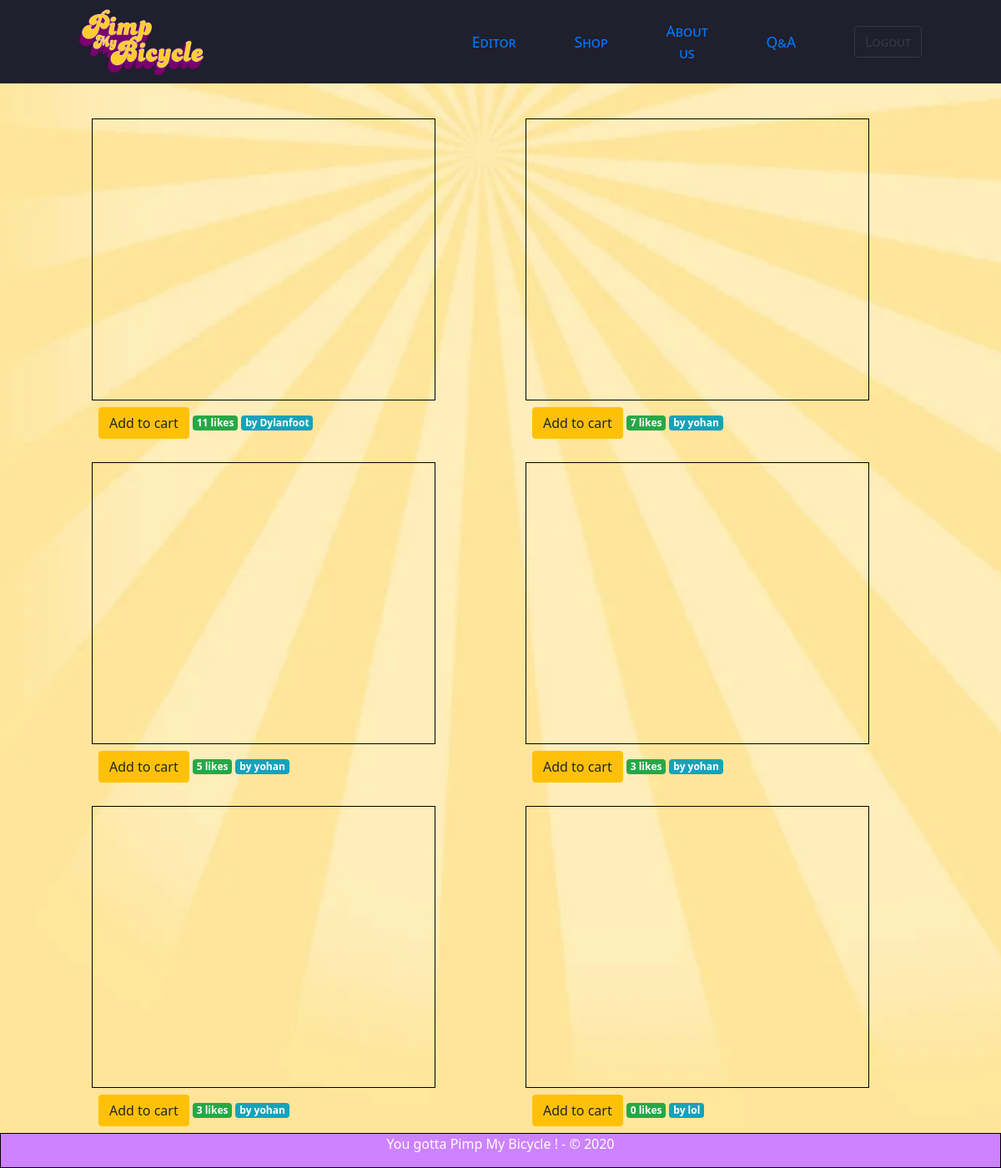
The app's page /?page=bikes (signed in) with its own data.
### tables this page shows
CREATE TABLE `bikes` (
  `id` int(11) NOT NULL AUTO_INCREMENT,
  `user_id` int(11) DEFAULT NULL,
  `data` json DEFAULT NULL,
  `likes` tinyint(4) NOT NULL DEFAULT '0',
  PRIMARY KEY (`id`),
  KEY `user_id` (`user_id`),
  CONSTRAINT `bikes_ibfk_1` FOREIGN KEY (`user_id`) REFERENCES `users` (`id`) ON DELETE SET NULL
);

CREATE TABLE `users` (
  `id` int(11) NOT NULL AUTO_INCREMENT,
  `pseudo` varchar(20) NOT NULL,
  `password` varchar(150) NOT NULL,
  PRIMARY KEY (`id`)
);

### controller/UserController.php (called while the page is built, shortened)
<?php
require_once('model/BikeManager.php');
class UserController extends DefaultController {
	private $bikeManager;
	function __construct(){
		$this->bikeManager = new BikeManager();
	}
	function bikes(){
		$bikes = $this->bikeManager->getBestBikes();
		require('view/shared/bikes.php');
	}
}

### model/BikeManager.php (called while the page is built, shortened)
<?php
require_once("model/objects/Bike.php");
class BikeManager extends Manager {
	public function getBestBikes(){
		$db = $this->dbConnect();
	    $req = $db->prepare('select bikes.id,pseudo, data, likes from bikes join users where bikes.user_id = users.id order by likes DESC limit 10');
	    $req->execute();
		$bikes = array();
		while ($bike = $req->fetch()) {
			$bikes[] = new Bike($bike["id"],$bike["pseudo"],$bike["data"],$bike["likes"]);
		}
		return $bikes;
	}
}

### model/objects/Bike.php (called while the page is built, shortened)
<?php
class Bike {
    public function __construct($id, $user_id, $data, $likes=0){
        $this->id = $id;
        $this->user_id = $user_id;
        $this->likes = $likes;
    }
}

### view/shared/bikes.php (the view, shortened to what this page needs)
<div class="container">
	<?php foreach($bikes as $bike){ ?>
	<div class="container bikeRender">
		<div class="render">
			<iframe src="/?page=preview&id=<?= $bike->id ?>&action=viewBike" frameborder="0" width="410px" height="330px"></iframe>
		</div>
		<div class="footerbike p-2">
			<a href="" class="btn btn-warning">Add to cart</a>
			<span class="badge badge-success"><?=$bike->likes ?> likes</span>
			<span class="badge badge-info"> by <?=$bike->user_id ?></span>
		</div>
	</div>
	<?php } ?>
</div>
<?php require('view/template.php'); ?>

### include/css/style.css (style rules this page uses)
* { transition-duration: 150ms; }
body { font-family: "Segoe UI", "Roboto", Arial, sans-serif; background-image: url("../images/background.jpg"); background-size: cover; }

### view/shared/bikes.php (style rules this page uses)
.render { border: solid 1px black; }
.container { display: flex; flex-wrap: wrap; }
.bikeRender { margin: 10px 50px; max-width: 420px; }

### records on screen
bikes: likes "11", user.pseudo "Dylanfoot"
bikes: likes "7", user.pseudo "yohan"
bikes: likes "5", user.pseudo "yohan"
bikes: likes "3", user.pseudo "yohan"
bikes: likes "3", user.pseudo "yohan"
bikes: likes "0", user.pseudo "lol"
